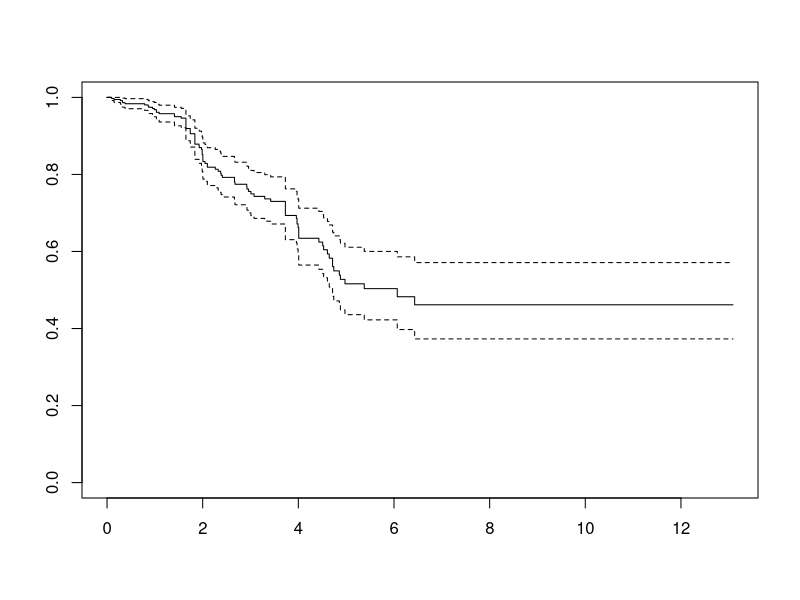

Write R code to recreate this figure.
library(survival)
library(lubridate)
regjering <- read.csv("regjering.csv",
                      colClasses=c("character",
                                   "Date",
                                   "Date",
                                   "integer",
                                   "factor"))
regjering[is.na(regjering)] <- today()
regjering$Dager <- as.numeric(regjering$Sluttdato - regjering$Startdato)
regjering$År <- decimal_date(regjering$Sluttdato) - 
    decimal_date(regjering$Startdato)
regjering.fit  <- survfit(Surv(År, Avskjed) ~ 1, data = regjering)
plot(regjering.fit)
